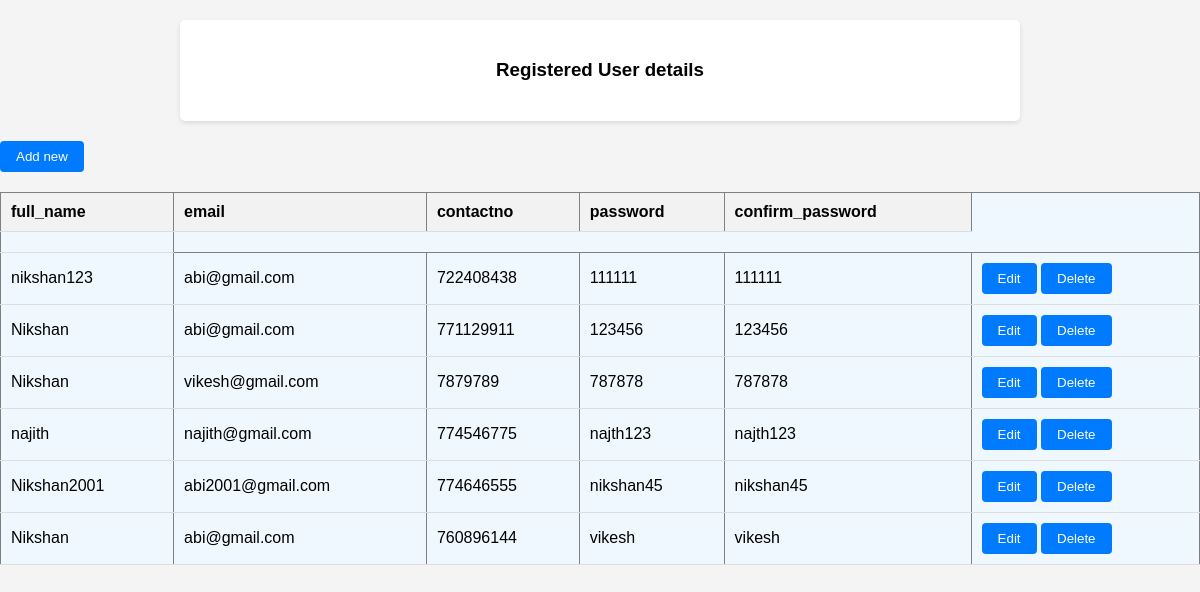
The page /admin1.php on the database its author committed.
### tables this page shows
CREATE TABLE `user_data` (
  `full_name` varchar(50) NOT NULL,
  `email` varchar(50) NOT NULL,
  `contactno` int(50) NOT NULL,
  `password` varchar(50) NOT NULL,
  `confirm_password` varchar(50) NOT NULL
);

### admin1.php (the view, shortened to what this page needs)
<!DOCTYPE html>
<html>
    <head>
    </head>
    <body>
        <div class="container">
            <h3>Registered User details</h3>
        </div>
        <div>
            <button><a href="add.php">Add new</a></button>
        </div>
        <div>
            <table border= "1">
                <thead>
                <tr>
                    <th>full_name</th>
                    <th>email</th>
                    <th>contactno </th>
                    <th>password</th>
                    <th>confirm_password</th>
                </tr>
                </thead>
                <tbody>
                    <td>
                    <?php
                        $conn = mysqli_connect('localhost','root','','sign up');
                            $sql = " select * from user_data ";
                            $run = mysqli_query($conn, $sql);
                            while($row = mysqli_fetch_array($run))
                            {
                                $full_name = $row['full_name'];
                                $email = $row['email'];
                                $contactno = $row['contactno'];
                                $password = $row['password'];
                                $confirm_password = $row['confirm_password'];
                            ?>
                                   <tr>
                                        <td><?php echo $full_name ?></td>
                                        <td><?php echo $email ?></td>
                                        <td><?php echo $contactno ?></td>
                                        <td><?php echo $password ?></td>
                                        <td><?php echo $confirm_password ?></td>
                                        <td>
                                        <button><a href='edit.php?edit=<?php echo $password ?>'>Edit</a> </button>
                                        <button><a href='delete.php?delete=<?php echo urlencode($password) ?>'>Delete</a></button>
                                        </td>
                                   </tr>
                            <?php $password++; } ?>
                    </td>
            </table>
        </div>
    </body>
</html>

### admin1.php (style rules this page uses)
body { font-family: Arial, sans-serif; background-color: #f4f4f4; margin: 0; padding: 0; }
.container { max-width: 800px; margin: 20px auto; padding: 20px; background-color: #fff; border-radius: 5px; box-shadow: 0 2px 5px rgba(0, 0, 0, 0.1); }
h3 { text-align: center; margin-bottom: 20px; }
table { margin-top: 20px; width: 100%; border-collapse: collapse; background-color: aliceblue; }
th, td { padding: 10px; text-align: left; border-bottom: 1px solid #ddd; }
th { background-color: #f2f2f2; }
button { padding: 8px 16px; background-color: #007bff; color: #9c5312; border: none; border-radius: 4px; cursor: pointer; }
button a { text-decoration: none; color: #fff; }

### rows shown on the page
user_data: full_name "nikshan123", email "abi@gmail.com", contactno "722408438", password "111111", confirm_password "111111"
user_data: full_name "Nikshan", email "abi@gmail.com", contactno "771129911", password "123456", confirm_password "123456"
user_data: full_name "Nikshan", email "vikesh@gmail.com", contactno "7879789", password "787878", confirm_password "787878"
user_data: full_name "najith", email "najith@gmail.com", contactno "774546775", password "najth123", confirm_password "najth123"
user_data: full_name "Nikshan2001", email "abi2001@gmail.com", contactno "774646555", password "nikshan45", confirm_password "nikshan45"
user_data: full_name "Nikshan", email "abi@gmail.com", contactno "760896144", password "vikesh", confirm_password "vikesh"
